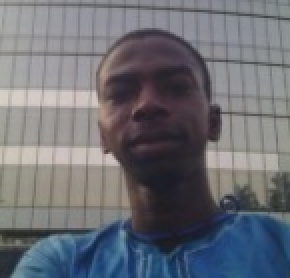
#> input picture img/grey.PNG, 145 x 139 px (shown 2 times larger)
$ python code_test.py
#> lines starting #> are read from the running program, lines starting #| are printed output that depends on the picture
import numpy as np
import cv2
import pandas as pd

img = cv2.imread("img/grey.PNG", 0)
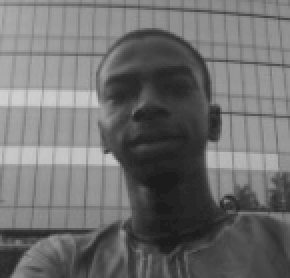
#> img: shape (139, 145) (shown 2 times larger); min 28, max 208, mean 110.3
print(img.shape)
#| (139, 145)
img2 = cv2.imread("img/grey.PNG", 1)
#> img2 is the input picture: shape (139, 145, 3); mean B, G, R 116.5, 109.4, 107.3
cv2.imshow('image', img)
cv2.imshow('imag1e', img2)
cv2.waitKey(0)
cv2.destroyAllWindows()

img = cv2.resize(img, (int(img.shape[1] / 2), int(img.shape[0] / 2)))
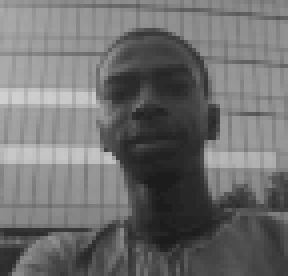
#> img: shape (69, 72) (shown 4 times larger); min 28, max 208, mean 110.2
#cv2.imwrite('img/modfile.png', img)
img = cv2.imread("img/modfile.png", 0)
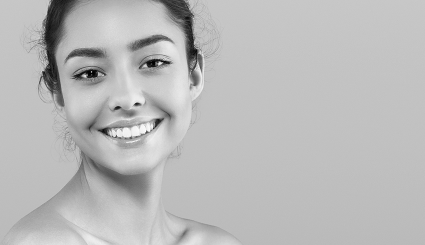
#> input picture img/modfile.png, 425 x 245 px
#> img is the input picture: shape (245, 425); min 0, max 253, mean 185.7
cv2.imshow('image', img)
cv2.waitKey(0)
cv2.destroyAllWindows()

#face_cascade = cv2.CascadeClassifier('img/haarcascade_frontalface_default.xml')
#print(face_cascade)
#face = face_cascade.detectMultiScale(img, scaleFactor=1.05, minNeighbors=5)
